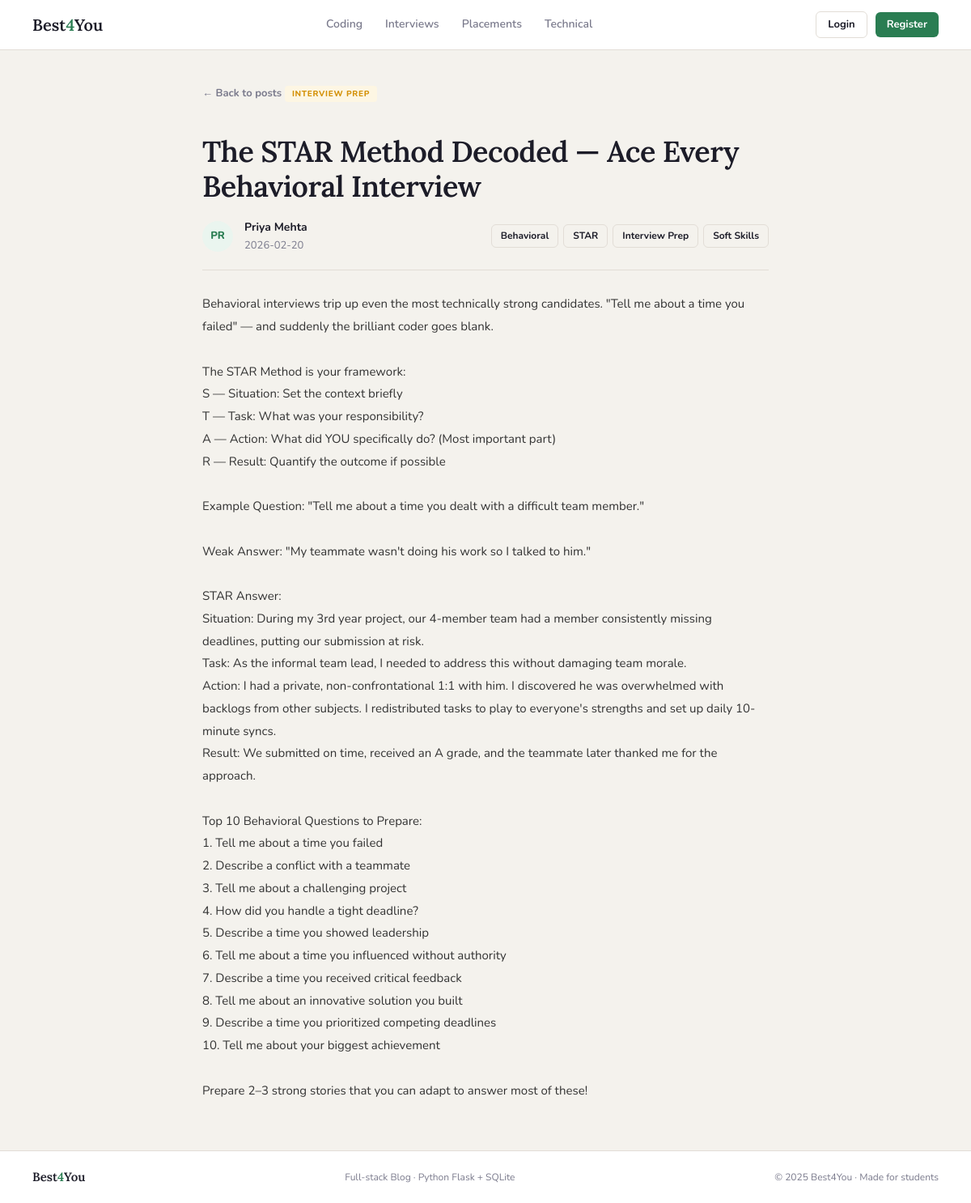
Screenshot of /post/3 with the database file from the repository.
### tables this page shows
CREATE TABLE posts (
            id         INTEGER PRIMARY KEY AUTOINCREMENT,
            user_id    INTEGER NOT NULL,
            title      TEXT    NOT NULL,
            content    TEXT    NOT NULL,
            category   TEXT    NOT NULL,
            tags       TEXT    DEFAULT '',
            created_at TEXT    DEFAULT (DATETIME('now')),
            FOREIGN KEY (user_id) REFERENCES users(id)
        );

CREATE TABLE users (
            id       INTEGER PRIMARY KEY AUTOINCREMENT,
            name     TEXT    NOT NULL,
            username TEXT    NOT NULL UNIQUE,
            email    TEXT    NOT NULL UNIQUE,
            password TEXT    NOT NULL,
            salt     TEXT    NOT NULL,
            joined   TEXT    DEFAULT (DATE('now'))
        );

### routes/posts.py (the view)
@posts_bp.route('/post/<int:post_id>')
def view_post(post_id):
    post = get_post_by_id(post_id)
    if not post:
        flash('Post not found.', 'error')
        return redirect(url_for('main.home'))
    return render_template('post_detail.html', post=post, categories=CATEGORIES)

### database.py (called while the page is built)
def get_db():
    conn = sqlite3.connect(DB_PATH)
    conn.row_factory = sqlite3.Row  # Access columns by name
    return conn

def get_post_by_id(post_id):
    conn = get_db()
    post = conn.execute(
        '''SELECT p.*, u.name AS author_name
           FROM posts p JOIN users u ON p.user_id = u.id
           WHERE p.id = ?''',
        (post_id,)
    ).fetchone()
    conn.close()
    return post

### templates/post_detail.html (shortened to what this page needs)
{% extends "base.html" %}
{% block content %}
<div class="detail-wrap">
  <a href="{{ url_for('main.home') }}" class="back-link">← Back to posts</a>
  <span class="post-tag tb-{{ post.category }}">{{ categories[post.category] }}</span>
  <h1 class="detail-title">{{ post.title }}</h1>
  <div class="detail-meta">
    <div class="detail-av">{{ post.author_name[:2].upper() }}</div>
    <div>
      <div class="detail-author">{{ post.author_name }}</div>
      <div class="detail-date">{{ post.created_at[:10] }}</div>
    </div>
    {% if post.tags %}
      <div class="detail-tags">
        {% for tag in post.tags.split(',') %}
          <span class="tchip">{{ tag.strip() }}</span>
        {% endfor %}
      </div>
    {% endif %}
  </div>
  <div class="detail-body">{{ post.content }}</div>
</div>
{% endblock %}

### static/css/main.css (style rules this page uses)
:root { --bg: #f4f2ed; --white: #ffffff; --text: #1c1c28; --muted: #7a7a8c; --border: #e2ddd6; --green: #2a7d52; --green-l: #eaf5ef; --yellow: #d4920a; --yellow-l: #fdf6e3; --pink: #b8384a; --pink-l: #fdf0f2; --blue: #2a5298; --blue-l: #eef3fb; --danger: #c0392b; --av-0: #d4f0e3; --av-1: #fde9c4; --av-2: #fad7dd; --av-3: #d2e2f7; }
*, *::before, *::after { box-sizing: border-box; margin: 0; padding: 0; }
html { scroll-behavior: smooth; }
body { background: var(--bg); color: var(--text); font-family: 'Nunito', sans-serif; font-size: 15px; line-height: 1.6; min-height: 100vh; display: flex; flex-direction: column; }
h1, h2, h3 { line-height: 1.2; }
.post-tag { display: inline-block; font-size: 10px; font-weight: 800; text-transform: uppercase; letter-spacing: 0.07em; padding: 2px 9px; border-radius: 4px; margin-bottom: 8px; }
.tb-interview { background: var(--yellow-l); color: var(--yellow); }
.tchip { background: var(--bg); border: 1px solid var(--border); font-size: 12px; font-weight: 700; padding: 4px 11px; border-radius: 6px; cursor: pointer; transition: all 0.2s; }
.detail-wrap { max-width: 780px; margin: 0 auto; padding: 40px 40px 60px; }
.back-link { display: inline-flex; align-items: center; gap: 5px; color: var(--muted); font-size: 13px; font-weight: 700; text-decoration: none; margin-bottom: 28px; transition: color 0.2s; }
.detail-title { font-family: 'Lora', serif; font-size: clamp(24px, 4vw, 36px); font-weight: 600; line-height: 1.2; letter-spacing: -0.5px; margin: 12px 0 18px; }
.detail-meta { display: flex; align-items: center; gap: 14px; flex-wrap: wrap; margin-bottom: 28px; padding-bottom: 20px; border-bottom: 1px solid var(--border); }
.detail-av { width: 38px; height: 38px; border-radius: 50%; background: var(--green-l); color: var(--green); display: flex; align-items: center; justify-content: center; font-size: 13px; font-weight: 800; flex-shrink: 0; }
.detail-author { font-size: 14px; font-weight: 700; }
.detail-date { font-size: 13px; color: var(--muted); }
.detail-tags { display: flex; flex-wrap: wrap; gap: 6px; margin-left: auto; }
.detail-body { font-size: 15px; line-height: 1.85; color: #333; white-space: pre-wrap; word-break: break-word; }

### rows the page displays
posts: category "INTERVIEW PREP", title "The STAR Method Decoded — Ace Every Behavioral Interview", created_at "2026-02-20", content "Behavioral interviews trip up even the most technically strong candidates. \"Tell me about a time you failed\" — and suddenly the brilliant coder goes blank. The STAR Method is your framework: S — Situation: Set the context briefly T — Task: What was your responsibility? A — Action: What did YOU specifically do? (Most important part) R — Result: Quantify the outcome if possible Example Question: \"Tell me about a time you dealt with a difficult team member.\" Weak Answer: \"My teammate wasn't doing his work so I talked to him.\" STAR Answer: Situation: During my 3rd year project, our 4-member team had a member consistently missing deadlines, putting our submission at risk. Task: As the informal…"
users: name "PR", author_name "Priya Mehta"

### other values shown
{{ tag.strip() }} "Behavioral" "STAR" "Interview Prep" "Soft Skills"
